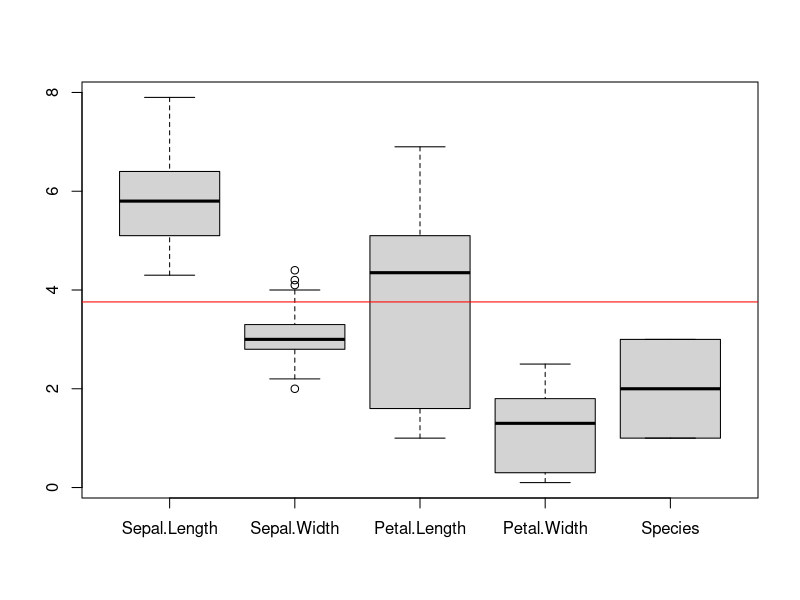
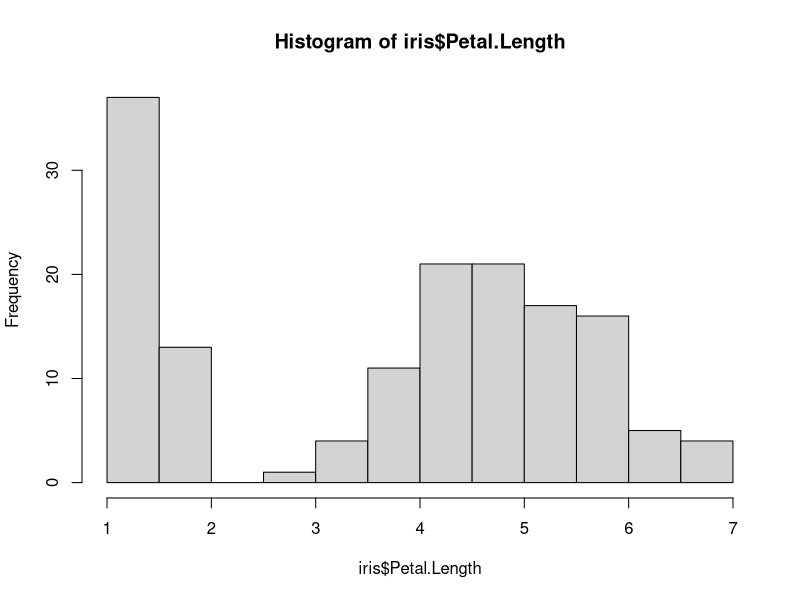
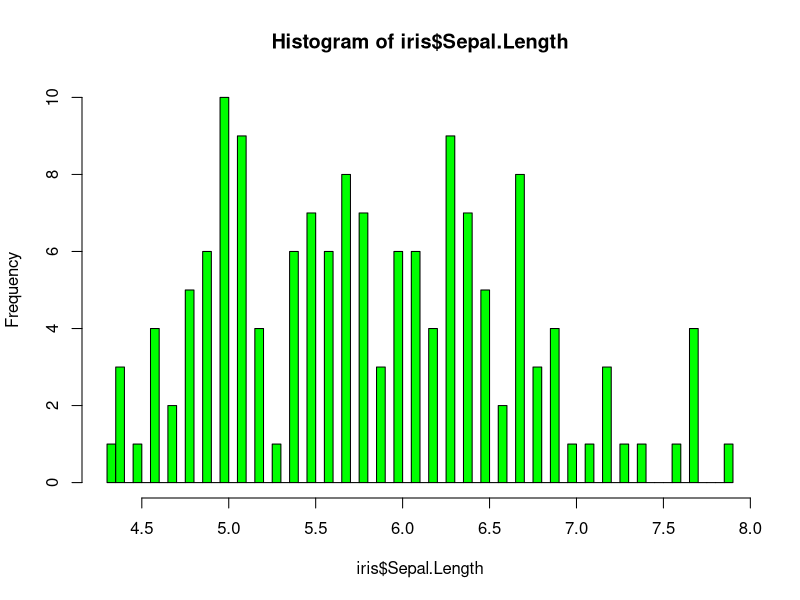
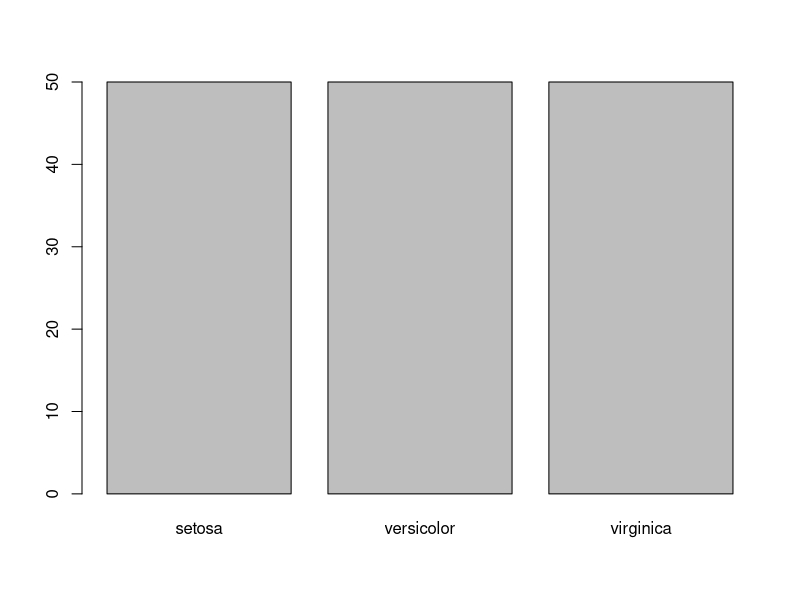
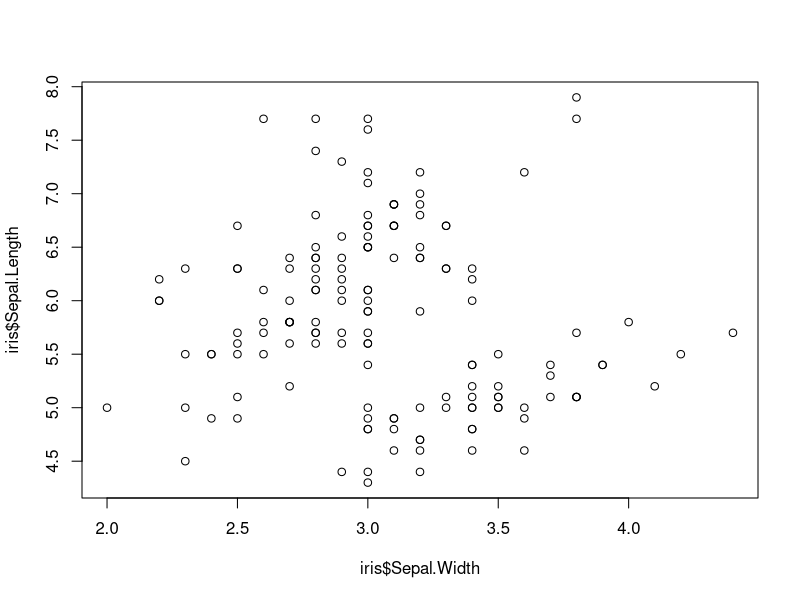
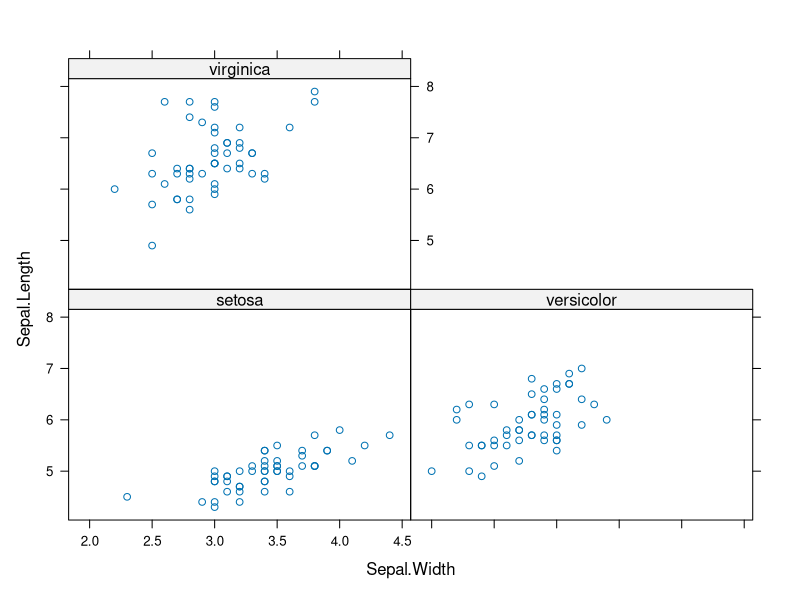

Reproduce these figures in R, in order.
library(datasets)

data("iris")
class(iris)
dim(iris)
head(iris)
table(iris$Species)

# Boxplot: good for compparing data
boxplot(iris)
## Red line is mean
abline(h = mean(iris$Petal.Length), col="red")

# Historgram
hist(iris$Petal.Length)
## more granular
hist(iris$Sepal.Length, breaks = 100, col = "green")

# Barplot
barplot(table(iris$Species))


# Lattice ----
library(lattice)
plot(iris$Sepal.Width, iris$Sepal.Length)
xyplot(Sepal.Length ~ Sepal.Width | Species, data = iris)

